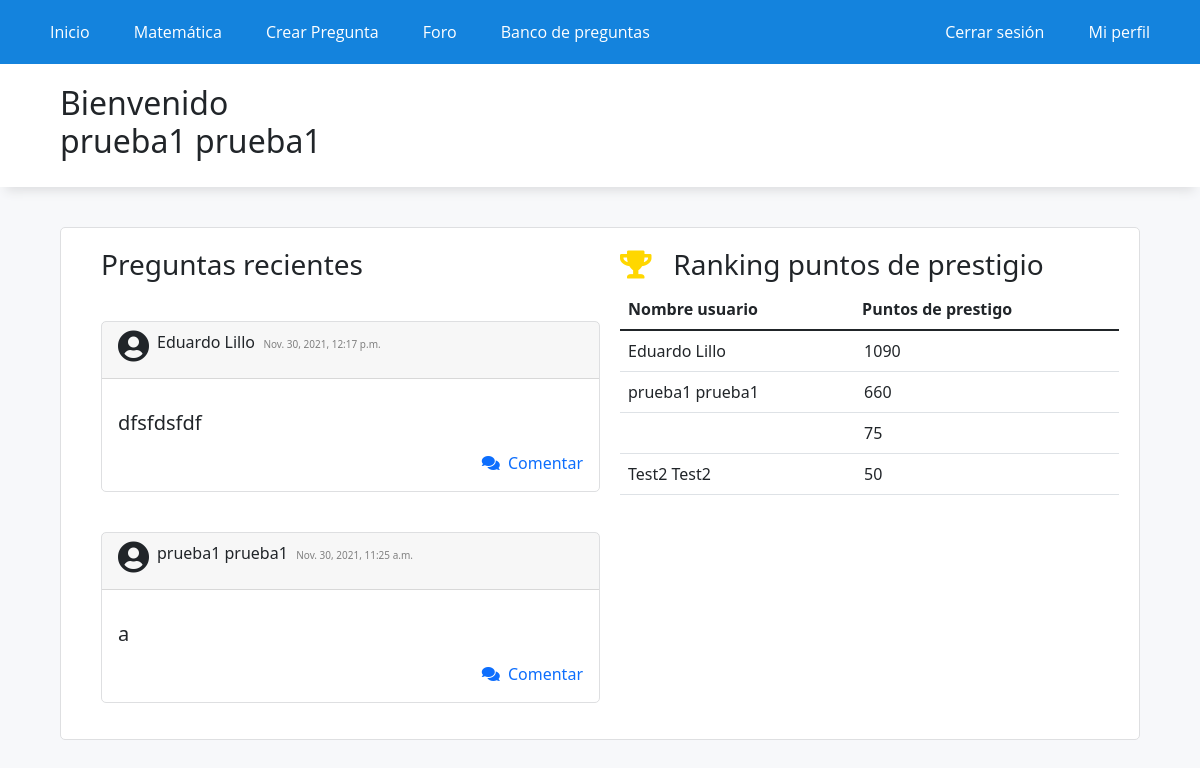
The page /home/ (signed in) on the database as committed earlier.
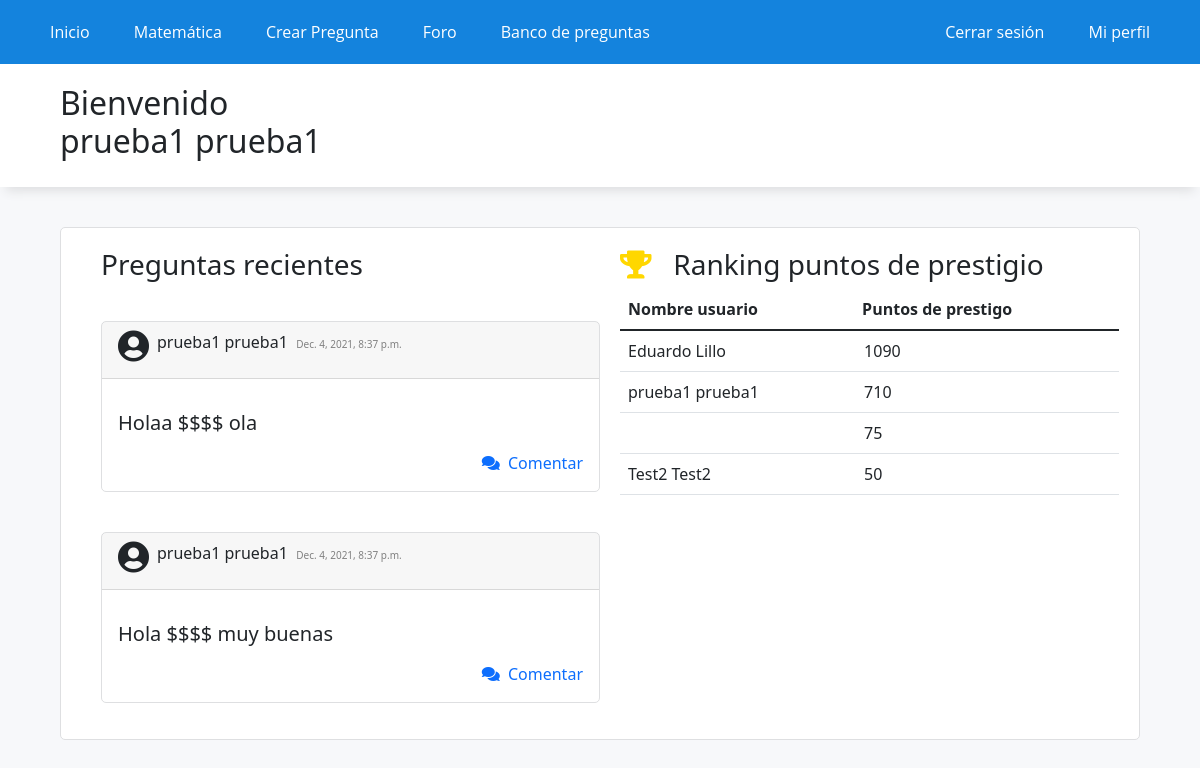
The same page on the database as committed later.
### WebApp/models.py (models this page shows, shortened)
class PostForo(models.Model):
    usuario = models.ForeignKey(settings.AUTH_USER_MODEL, on_delete=models.CASCADE)
    sigla = models.CharField(max_length=7, choices=siglas)
    texto = models.TextField()
    slug = models.SlugField(unique=True, blank=True)
    tiempo = models.DateTimeField(auto_now_add=True)
    class Meta:
        ordering = ['-tiempo']

### WebApp/views.py (the view)
# urls.py: path('home/',home,name='home'),
def home(request):
    puntos_usuarios = profile.objects.order_by('-punctuation')
    if len(puntos_usuarios) > 10:
        puntos_usuarios = puntos_usuarios[:10]
    name = ''
    if request.user.is_authenticated:
        nombre_usuario = request.user.first_name
        appelido_usuario = request.user.last_name
        name = nombre_usuario + " " + appelido_usuario
    top = []
    for usuario in puntos_usuarios:
        id_usuario = usuario.name_id
        puntuacion = usuario.punctuation
        nombre = User.objects.get(id=id_usuario).first_name
        apellido = User.objects.get(id=id_usuario).last_name
        nombre_completo = nombre + ' ' + apellido
        top.append((nombre_completo,puntuacion))
    post = PostForo.objects.all()[:2]
    data = {
        'name': name,
        'top': top,
        'post': post,
    }
    return render(request,'app/index.html',data)

### WebApp/templates/app/index.html (shortened to what this page needs)
{% extends 'app/base.html' %}
{% load static %}
{% block contenido %}
<div class="titulo">
    <h2>Bienvenido <p id="mostrarNombre">{{name}}</p>
    </h2>
</div>
<div class="elContenedor">
<div class="flex-index">
    <div style="margin-left: 30px;">
            <h3>Preguntas recientes</h3>
            {% for p in post %}
            <div class="preguntas mb-3" style="max-width: 500px;">
                <div class="card-header"><i style="float: left; "class="svg-inline--fa fas fa-user-circle fa-2x">&nbsp;</i> <p style="display: inline-block; ">{{p.usuario.first_name}}{{" "}}{{p.usuario.last_name}}</p> &nbsp;<h7 style="color: gray; font-size: 10px;">{{p.tiempo}}</h7></div>
                <div class="card-body">
                    <p class="card-text">
                            <h5 href=>{{p.texto}}</h5>
                        </p>
                    <a style="text-decoration: none; " href="/post_id/{{p.id}}/">
                        <div class="comentar" style="text-align: right;"><i class="fas fa-comments "></i>&nbsp;&nbsp;Comentar</div>
                    </a>
                </div>
            </div>
            {% endfor %}
        </div>
        <div>
            <h3> <i class="fas fa-trophy" style="color: gold;"></i> &nbsp; Ranking puntos de prestigio</h3>
            <table class="table">
                <thead>
                    <tr>
                        <th scope="col">Nombre usuario </th>
                        <th scope="col">Puntos de prestigo</th>
                    </tr>
                </thead>
                {% for u in top %}
                <thbody>
                    <tr>
                        <td> {{u.0}}</td>
                        <td style="padding-left: 10px;"> {{u.1}}</td>
                    </tr>
                </thbody>
                {% endfor %}
            </table>
        </div>
    </div>
</div>
{% endblock %}

Rows that differ between the two databases and show on the page:
no longer on this page (row unchanged): PostForo: usuario.first_name "Eduardo", usuario.last_name "Lillo", tiempo "Nov. 30, 2021, 12:17 p.m.", texto "dfsfdsfdf"
no longer on this page (row unchanged): PostForo: usuario.first_name "prueba1", usuario.last_name "prueba1", tiempo "Nov. 30, 2021, 11:25 a.m.", texto "a"
added PostForo: usuario.first_name "prueba1", usuario.last_name "prueba1", tiempo "Dec. 4, 2021, 8:37 p.m.", texto "Holaa $$$$ ola"
added PostForo: usuario.first_name "prueba1", usuario.last_name "prueba1", tiempo "Dec. 4, 2021, 8:37 p.m.", texto "Hola $$$$ muy buenas"
Other text that changed with them:
new list line: "prueba1 prueba1 710"
list line gone: "prueba1 prueba1 660"
